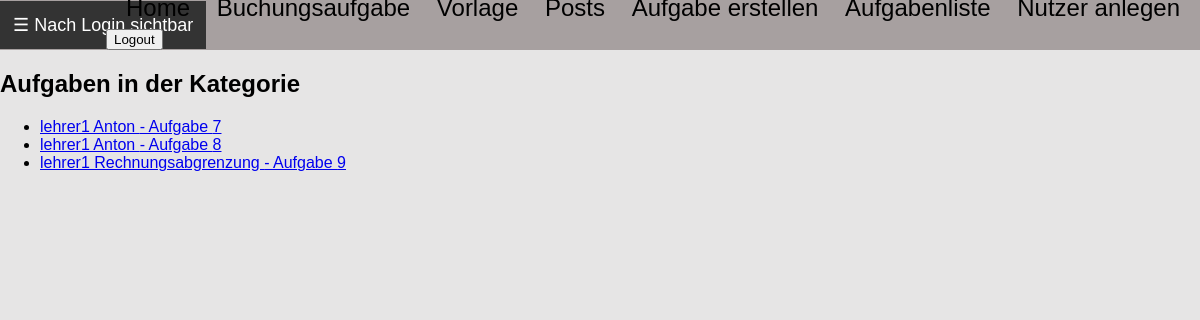
The page /posts/aufgaben/ (signed in) on the database as committed earlier.
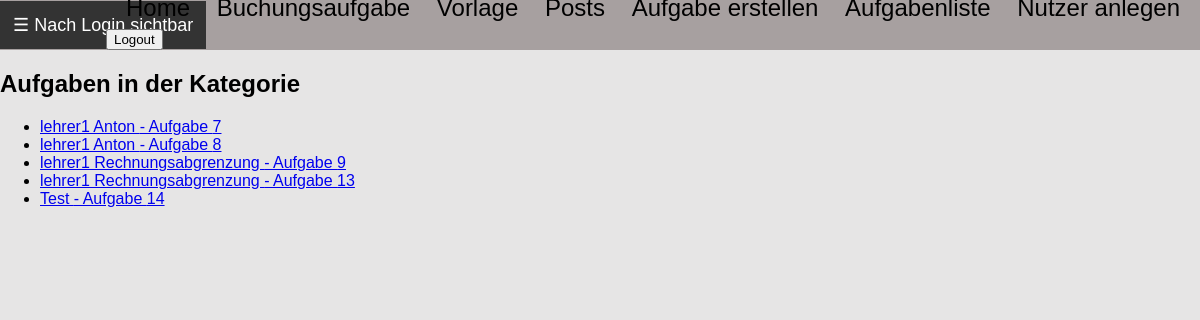
The same page on the database as committed later.
### posts/models.py (models this page shows)
class Aufgabe(models.Model):
    kategorie = models.ForeignKey(Kategorie, on_delete=models.CASCADE)  # Ändere CharField zu ForeignKey
    aufgabentext = models.TextField()
    loesung_haben = models.JSONField(blank=True, null=True)
    loesung_soll = models.JSONField(blank=True, null=True)
    multiple_choice_antworten = models.JSONField(blank=True, null=True)
    richtige_antwort = models.TextField(blank=True, null=True)
    aufgabentyp = models.CharField(max_length=50, choices=[
        ('buchungssatz', 'Buchungssatz'),
        ('multiple_choice', 'Multiple Choice'),
        ('texteingabe', 'Texteingabe')
    ])
    author = models.ForeignKey(settings.AUTH_USER_MODEL, on_delete=models.CASCADE)
    erstellungsdatum = models.DateTimeField(auto_now_add=True)
    id = models.AutoField(primary_key=True)

class Kategorie(models.Model):
    name = models.CharField(max_length=100, unique=True)
    author = models.ForeignKey(settings.AUTH_USER_MODEL, on_delete=models.CASCADE, limit_choices_to={'role': 'teacher'})
    def __str__(self):
        return self.name

### posts/views.py (the view)
    def _wrapped_view_func(request, *args, **kwargs):
        if request.user.is_authenticated and request.user.role == 'teacher':
            return view_func(request, *args, **kwargs)
        else:
            return HttpResponse(f'Fehlende Berechtigung <br><a href="{reverse("index")}">Zurück zur Startseite</a>')

### posts/views.py (called while the page is built)
def lehrkraft_required(view_func):
    def _wrapped_view_func(request, *args, **kwargs):
        if request.user.is_authenticated and request.user.role == 'teacher':
            return view_func(request, *args, **kwargs)
        else:
            return HttpResponse(f'Fehlende Berechtigung <br><a href="{reverse("index")}">Zurück zur Startseite</a>')
    return _wrapped_view_func

@login_required(login_url="/users/login/")
@lehrkraft_required
def aufgaben_liste(request):
    aufgaben = Aufgabe.objects.filter(author=request.user).order_by('id')  # Aufgaben des Lehrers filtern
    return render(request, 'posts/aufgaben_liste.html', {'aufgaben': aufgaben})

### posts/templates/posts/aufgaben_liste.html (shortened to what this page needs)
{% extends 'vorlage.html' %}
{% block content %}
    <h2>Aufgaben in der Kategorie</h2>
    <ul>
        {% for aufgabe in aufgaben %}
            <li><a href="{% url 'posts:aufgabe_detail' aufgabe.id %}?kategorie={{ kategorie.id }}">{{ aufgabe.kategorie }} - Aufgabe {{ aufgabe.id }}</a></li>
        {% endfor %}
    </ul>
{% endblock %}

Rows that differ between the two databases and show on the page:
added Aufgabe: kategorie "lehrer1 Rechnungsabgrenzung", id "13"
added Aufgabe: kategorie "Test", id "14"
